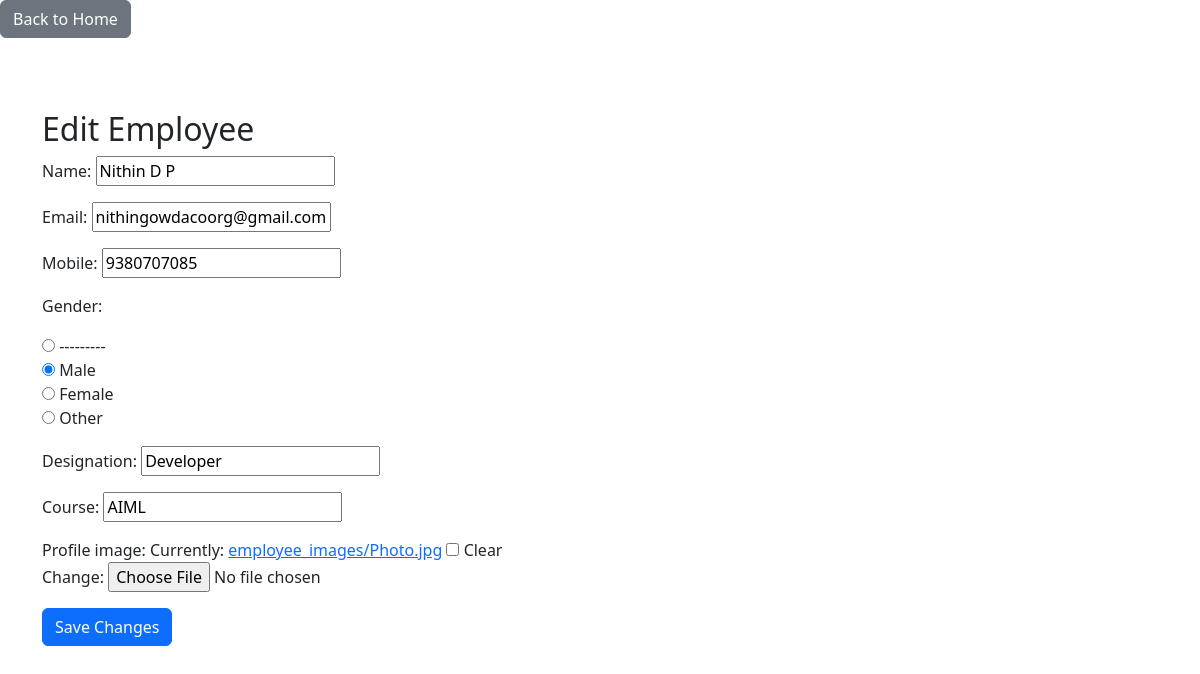
The page /employee/edit/5/ on the database its author committed.
### app1/models.py (models this page shows, shortened)
class Employee(models.Model):
    name = models.CharField(max_length=100)
    email = models.EmailField(unique=True)
    mobile = models.CharField(max_length=15)
    gender_choices = [
        ('M', 'Male'),
        ('F', 'Female'),
        ('O', 'Other')
    ]
    gender = models.CharField(max_length=1, choices=gender_choices)
    designation = models.CharField(max_length=100)
    course = models.CharField(max_length=100)
    profile_image = models.ImageField(upload_to='employee_images/', null=True, blank=True)

### app1/views.py (the view)
# urls.py: path('employee/edit/<int:id>/', views.edit_employee, name='edit_employee'),
def edit_employee(request, id):
    employee = get_object_or_404(Employee, id=id)
    if request.method == 'POST':
        form = EmployeeForm(request.POST, request.FILES, instance=employee)
        if form.is_valid():
            form.save()
            messages.success(request, 'Employee details updated successfully.')
            return redirect('employee_list')
    else:
        form = EmployeeForm(instance=employee)
    return render(request, 'edit_employee.html', {'form': form, 'employee': employee})

### app1/forms.py
class EmployeeForm(forms.ModelForm):
    class Meta:
        model = Employee
        fields = ['name', 'email', 'mobile', 'gender', 'designation', 'course', 'profile_image']
        widgets = {
            'gender': forms.RadioSelect
        }

### templates/edit_employee.html (shortened to what this page needs)
<!DOCTYPE html>
<html lang="en">
    <head>
        <link rel="stylesheet" href="https://cdn.jsdelivr.net/npm/bootstrap@5.3.0-alpha1/dist/css/bootstrap.min.css">
    </head>
    <body>
<a href="{% url 'home' %}" class="btn btn-secondary mb-4">
     Back to Home
</a>
        <div class="container mt-5">
            <h2>Edit Employee</h2>
            <form method="POST" enctype="multipart/form-data">
                {{ form.as_p }}
                <button type="submit" class="btn btn-primary">Save Changes</button>
            </form>
        </div>
    </body>
</html>

### rows shown on the page
Employee: name "Nithin D P", email "nithingowdacoorg@gmail.com", mobile "9380707085", gender "☐ --------- ☑ Male ☐ Female ☐ Other", designation "Developer", course "AIML"
